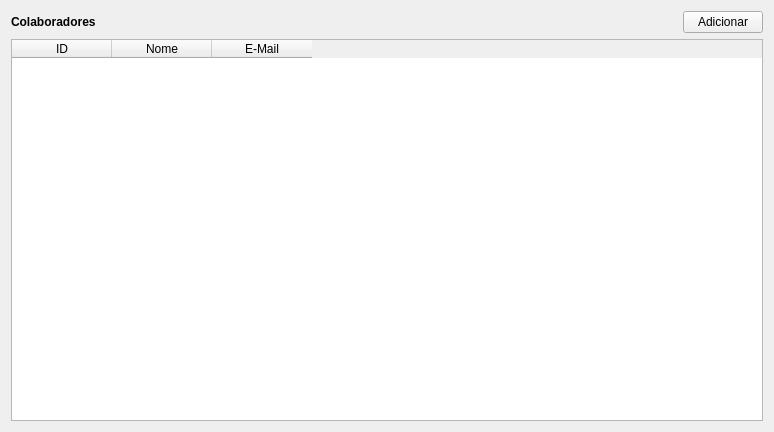
<?xml version="1.0" encoding="UTF-8"?>
<ui version="4.0">
 <class>Form</class>
 <widget class="QWidget" name="Form">
  <property name="geometry">
   <rect>
    <x>0</x>
    <y>0</y>
    <width>774</width>
    <height>432</height>
   </rect>
  </property>
  <property name="windowTitle">
   <string>Form</string>
  </property>
  <layout class="QVBoxLayout" name="verticalLayout">
   <item>
    <layout class="QHBoxLayout" name="horizontalLayout">
     <item>
      <widget class="QLabel" name="label">
       <property name="text">
        <string>&lt;html&gt;&lt;head/&gt;&lt;body&gt;&lt;p&gt;&lt;span style=&quot; font-size:9pt; font-weight:600;&quot;&gt;Colaboradores&lt;/span&gt;&lt;/p&gt;&lt;/body&gt;&lt;/html&gt;</string>
       </property>
      </widget>
     </item>
     <item>
      <spacer name="horizontalSpacer">
       <property name="orientation">
        <enum>Qt::Horizontal</enum>
       </property>
       <property name="sizeHint" stdset="0">
        <size>
         <width>40</width>
         <height>20</height>
        </size>
       </property>
      </spacer>
     </item>
     <item>
      <widget class="QPushButton" name="add_colaborador">
       <property name="font">
        <font>
         <pointsize>9</pointsize>
        </font>
       </property>
       <property name="text">
        <string>Adicionar</string>
       </property>
      </widget>
     </item>
    </layout>
   </item>
   <item>
    <widget class="QTableWidget" name="tabela_colab">
     <column>
      <property name="text">
       <string>ID</string>
      </property>
     </column>
     <column>
      <property name="text">
       <string>Nome</string>
      </property>
     </column>
     <column>
      <property name="text">
       <string>E-Mail</string>
      </property>
     </column>
    </widget>
   </item>
  </layout>
 </widget>
 <resources/>
 <connections/>
</ui>
